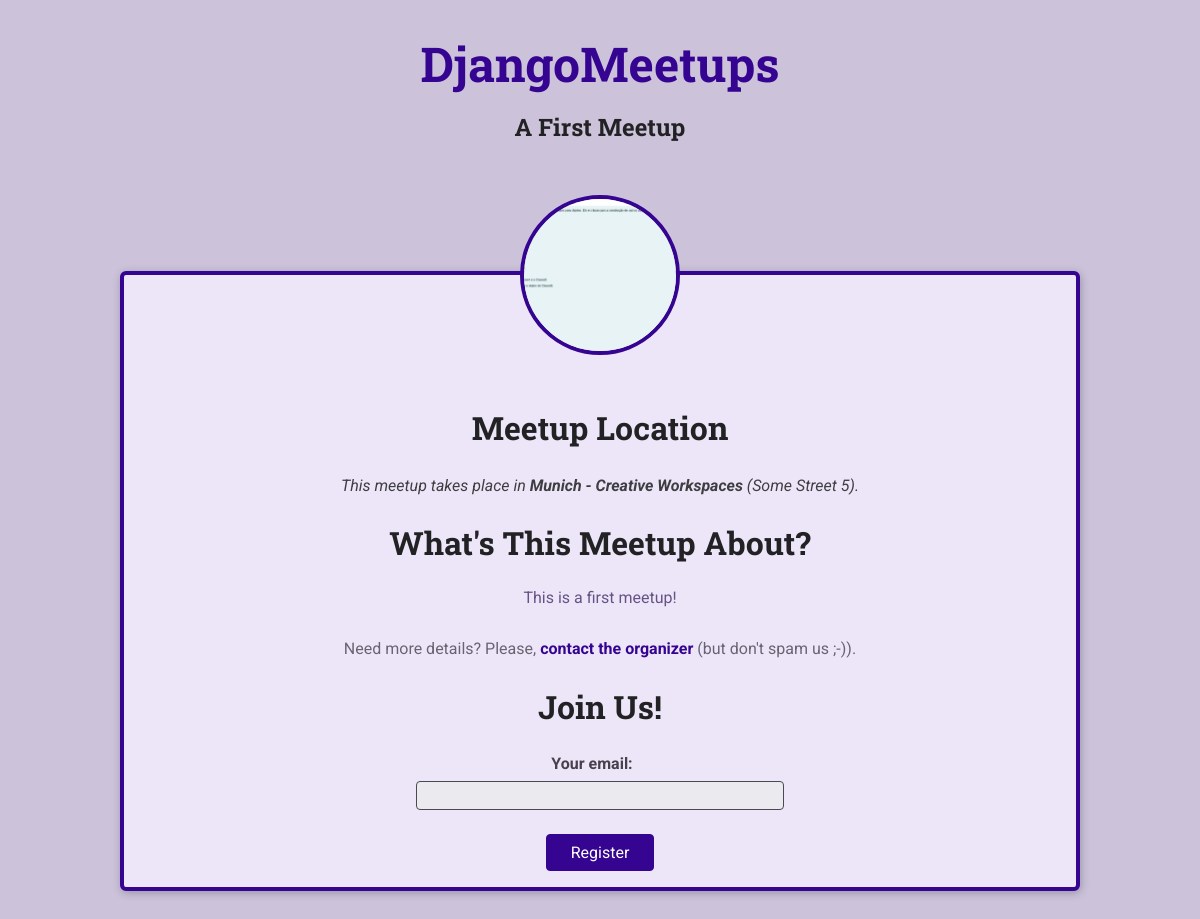
/meetups/a-first-meetup, run on the app's committed database.
### meetups/models.py (models this page shows, shortened)
class Meetup(models.Model):
    slug = models.SlugField(unique=True)
    title = models.CharField(max_length=200)
    organizer_email = models.EmailField()
    date = models.DateField()
    description = models.TextField()
    image = models.ImageField(upload_to='images')
    location = models.ForeignKey(Location, on_delete=models.CASCADE)
    participants = models.ManyToManyField(Participant, blank=True)

class Location(models.Model):
    name = models.CharField(max_length=200)
    address = models.CharField(max_length=300)

### meetups/views.py (the view, shortened to what this page needs)
# urls.py: path('meetups/<slug:meetup_slug>', views.meetup__details, name='meetup-detail'),
def meetup__details(request, meetup_slug):
    try:
        selected_meetup = Meetup.objects.get(slug=meetup_slug)
        if request.method == 'GET':
            registration_form = RegistrationForm()
        return render(request, 'meetups/meetup-details.html', {
                'meetup_found': True,
                'meetup': selected_meetup,
                'form': registration_form
        })
    except Exception as exception:
        return render(request, 'meetups/meetup-details.html', {
            'meetup_found': False
        })

### meetups/forms.py
class RegistrationForm(forms.Form):
    email = forms.EmailField(label='Your email')

### meetups/templates/meetups/meetup-details.html (shortened to what this page needs)
{% extends 'base.html' %}
{% load static %}
{% block css_files %}
    <link rel="stylesheet" href="{% static 'meetups/styles/meetup-details.css' %}">
{% endblock css_files %}
{% block main_heading %}
    {{ meetup.title }}
{% endblock main_heading %}
{% block content %}
{% if meetup_found %}
    <article>
w        <img id="main-image" src="{{ meetup.image.url }}" alt="{{ meetup.title }}">
        <section id="location">
            <h2>Meetup Location</h2>
            <address>This meetup takes place in <span>{{ meetup.location.name }}</span> ({{ meetup.location.address }}).</address>
        </section>
        <section id="details">
            <h2>What's This Meetup About?</h2>
            <p>{{ meetup.description }}</p>
            <footer>
                <p>Need more details? Please, <a href="mailto:{{ meetup.organizer_email }}">contact the organizer</a> (but don't spam us ;-)).</p>
            </footer>
        </section>
        <section id="registration">
            <h2>Join Us!</h2>
            <form action="{% url 'meetup-detail' meetup.slug %}" method="POST">
                <ul>
                    {{ form.as_ul }}
                </ul>
                <div id="registration-actions">
                    <button>Register</button>
                </div>
            </form>
        </section>
    </article>
{% else %}
<p>No meetup found for this slug, sorry!</p>
{% endif %}
{% endblock content %}

### static/base.css (style rules this page uses)
* { box-sizing: border-box; }
body { font-family: 'Roboto', sans-serif; margin: 0; background-color: #ccc3db; color: #3e3e41; }
h1, h2, h3 { font-family: 'Roboto Slab', sans-serif; color: #222224; }
button, .btn { cursor: pointer; font: inherit; padding: 0.5rem 1.5rem; background-color: #350490; border: 1px solid #350490; color: white; border-radius: 4px; text-decoration: none; }

### meetups/static/meetups/styles/meetup-details.css (style rules this page uses)
article { max-width: 60rem; margin: 5rem auto; border-radius: 6px; background-color: #ede6f8; border: 4px solid #350490; box-shadow: 1px 2px 8px rgba(0, 0, 0, 0.25); position: relative; padding: 1rem; text-align: center; }
#main-image { width: 10rem; height: 10rem; object-fit: cover; position: absolute; top: -5rem; left: calc(50% - 5rem); border-radius: 50%; border: 4px solid #350490; }
section:first-of-type { margin-top: 6rem; }
h2 { font-size: 2rem; }
address span { font-weight: bold; }
#details h2 { margin-bottom: 0.5rem; }
#details > p { color: #665386; padding: 1rem; border-radius: 4px; max-width: 80%; margin: auto; }
#details footer { color: #696472; }
#details footer a { color: #350490; text-decoration: none; font-weight: bold; }
#registration ul { list-style: none; margin: 0; padding: 0; }
#registration label { font-weight: bold; color: #46424d; margin-right: 1rem; display: block; margin-bottom: 0.5rem; }
#registration input { font: inherit; width: 40%; background-color: #ebeaee; border: 1px solid #4b4753; border-radius: 4px; padding: 0.25rem; }
#registration-actions { margin-top: 1.5rem; }

### data on the page
Meetup: title "A First Meetup", image (picture), location.name "Munich - Creative Workspaces", location.address "Some Street 5", description "This is a first meetup!"
